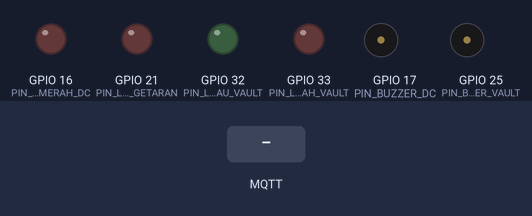
The sketch below on a simulated ESP32. Parts: output pins drawn as LEDs (lit = HIGH), buzzer (waves = sounding, pin HIGH). Dashed ring = blinking. The test bench sets the inputs (shaded band). WiFi joins after 1.5 s; servers stay silent unless stated; no MQTT or app messages arrive unless stated; what the sketch prints to the serial monitor is not drawn.

Above: at 3.2 s.
3.3 s: MQTT message "1" arrives on the first subscribed topic
At 3.55 s:
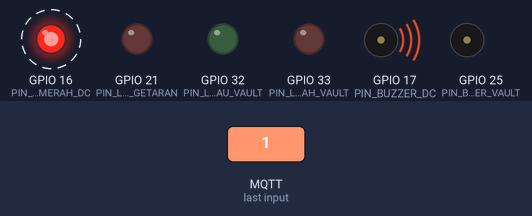
6.3 s: MQTT message "1" arrives on the third subscribed topic
At 8.39 s:
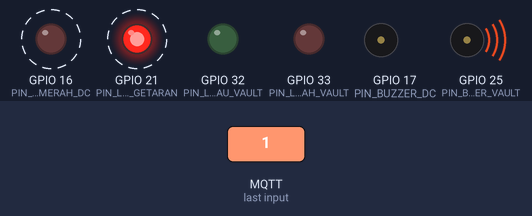
Timing chart, 0 to 12.8 s (numbered marks = the images above; inputs shaded):
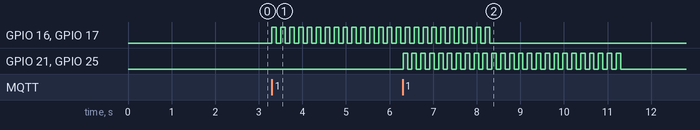

Measured:
- after the input at 3.3 s, GPIO 16 (PIN_LED_MERAH_DC), GPIO 17 (PIN_BUZZER_DC): alternates HIGH for 0.10 s and LOW for 0.10 s, starting at once
- after the input at 6.3 s, GPIO 21 (PIN_LED_MERAH_GETARAN), GPIO 25 (PIN_BUZZER_VAULT): alternates HIGH for 0.10 s and LOW for 0.10 s, 50 changes in all, then stays LOW, starting at once

The sketch:

MONITORING_MQTT.ino
```cpp
// ============================================================
// MCU3 - MONITORING (2 BUZZER + LED PERUBAHAN)
// Pin:
//   G4  = LED Merah Getaran Vault (ALERT GETARAN)
//   G16 = LED Merah DC Alert
//   G17 = Buzzer DC
//   G21 = LED Hijau Vault (Akses Sah)
//   G22 = LED Merah Vault (Pintu Tanpa Akses / Alert Lain)
//   G23 = Buzzer Vault
// ============================================================

#include <WiFi.h>
#include <PubSubClient.h>

// ========== PIN DEFINISI ==========
#define PIN_LED_MERAH_GETARAN  21
#define PIN_LED_MERAH_DC       16
#define PIN_BUZZER_DC          17
#define PIN_LED_HIJAU_VAULT    32
#define PIN_LED_MERAH_VAULT    33
#define PIN_BUZZER_VAULT       25

// ========== KONFIGURASI ==========
const char* ssid = " ";
const char* password = " ";
const char* mqtt_server = "10.33.109.55";
const int mqtt_port = 1883;

WiFiClient espClient;
PubSubClient client(espClient);

// ========== STATUS ==========
bool alertDC = false;
bool alertVibration = false;
bool pintuTerbukaTanpaAkses = false;
bool aksesSah = false;
unsigned long aksesSahStartTime = 0;
const unsigned long aksesDurasi = 5000;

unsigned long aksesDitolakStartTime = 0;
bool aksesDitolak = false;
const unsigned long aksesDitolakDurasi = 3000;

unsigned long alertDCStartTime = 0;
unsigned long alertVibrationStartTime = 0;
bool alertDCActive = false;
bool alertVibrationActive = false;
const unsigned long alertDuration = 5000;

unsigned long lastBlinkTimeDC = 0;
unsigned long lastBlinkTimeVault = 0;
bool blinkStateDC = false;
bool blinkStateVault = false;

void setup() {
  Serial.begin(115200);
  delay(500);

  pinMode(PIN_LED_MERAH_GETARAN, OUTPUT);
  pinMode(PIN_LED_MERAH_DC, OUTPUT);
  pinMode(PIN_BUZZER_DC, OUTPUT);
  pinMode(PIN_LED_HIJAU_VAULT, OUTPUT);
  pinMode(PIN_LED_MERAH_VAULT, OUTPUT);
  pinMode(PIN_BUZZER_VAULT, OUTPUT);

  // Matikan semua
  digitalWrite(PIN_LED_MERAH_GETARAN, LOW);
  digitalWrite(PIN_LED_MERAH_DC, LOW);
  digitalWrite(PIN_BUZZER_DC, LOW);
  digitalWrite(PIN_LED_HIJAU_VAULT, LOW);
  digitalWrite(PIN_LED_MERAH_VAULT, LOW);
  digitalWrite(PIN_BUZZER_VAULT, LOW);

  WiFi.begin(ssid, password);
  while (WiFi.status() != WL_CONNECTED) delay(500);
  Serial.println("✅ WiFi connected");

  client.setServer(mqtt_server, mqtt_port);
  client.setCallback(callback);
  connectMQTT();

  Serial.println("MCU3 - Monitoring Ready");
  Serial.println("G4 = LED Merah Getaran Vault");
  Serial.println("G16 = LED Merah DC Alert");
  Serial.println("G21 = LED Hijau Vault (Akses Sah)");
  Serial.println("G22 = LED Merah Vault (Pintu Tanpa Akses)");
}

void connectMQTT() {
  while (!client.connected()) {
    if (client.connect("MCU3_Monitor")) {
      client.subscribe("bank/dc/alert");
      client.subscribe("bank/vault/alert");
      client.subscribe("bank/vault/vibration");
      client.subscribe("bank/vault/access");
      client.subscribe("bank/vault/door");
      Serial.println("✅ MQTT connected & subscribed");
    } else delay(5000);
  }
}

void callback(char* topic, byte* payload, unsigned int length) {
  String message;
  for (int i = 0; i < length; i++) message += (char)payload[i];

  Serial.print("📩 Topic: ");
  Serial.print(topic);
  Serial.print(" | Msg: ");
  Serial.println(message);

  String topicStr = String(topic);

  // ========== DC ALERT ==========
  if (topicStr == "bank/dc/alert") {
    if (message == "1") {
      alertDC = true;
      alertDCActive = true;
      alertDCStartTime = millis();
      Serial.println("🔴 DC ALERT!");
    } else {
      alertDC = false;
    }
  }

  // ========== GETARAN (LED di G4) ==========
  if (topicStr == "bank/vault/vibration" && message == "1") {
    alertVibration = true;
    alertVibrationActive = true;
    alertVibrationStartTime = millis();
    Serial.println("🚨 GETARAN! (LED Merah G4 menyala)");
  }

  // ========== AKSES RFID ==========
  if (topicStr == "bank/vault/access") {
    if (message == "granted") {
      aksesSah = true;
      aksesSahStartTime = millis();
      aksesDitolak = false;
      Serial.println("✅ AKSES SAH");
      digitalWrite(PIN_LED_HIJAU_VAULT, HIGH);
      delay(200);
      digitalWrite(PIN_LED_HIJAU_VAULT, LOW);
      digitalWrite(PIN_BUZZER_VAULT, HIGH);
      delay(200);
      digitalWrite(PIN_BUZZER_VAULT, LOW);
    }
    else if (message == "denied") {
      aksesDitolak = true;
      aksesDitolakStartTime = millis();
      aksesSah = false;
      Serial.println("❌ AKSES DITOLAK");

      for (int i = 0; i < 2; i++) {
        digitalWrite(PIN_LED_MERAH_VAULT, HIGH);
        digitalWrite(PIN_BUZZER_VAULT, HIGH);
        delay(200);
        digitalWrite(PIN_LED_MERAH_VAULT, LOW);
        digitalWrite(PIN_BUZZER_VAULT, LOW);
        delay(200);
      }
    }
  }

  // ========== PINTU ==========
  if (topicStr == "bank/vault/door") {
    if (message == "open_tanpa_akses") {
      pintuTerbukaTanpaAkses = true;
      Serial.println("🚪 PINTU TERBUKA TANPA AKSES!");
    } else if (message == "open_sah") {
      Serial.println("🔓 PINTU TERBUKA (Akses sah)");
      digitalWrite(PIN_LED_HIJAU_VAULT, HIGH);
      digitalWrite(PIN_BUZZER_VAULT, HIGH);
      delay(300);
      digitalWrite(PIN_BUZZER_VAULT, LOW);
    } else if (message == "closed") {
      pintuTerbukaTanpaAkses = false;
      digitalWrite(PIN_LED_HIJAU_VAULT, LOW);
      digitalWrite(PIN_LED_MERAH_VAULT, LOW);
      digitalWrite(PIN_BUZZER_VAULT, LOW);
    }
  }
}

void loop() {
  if (!client.connected()) connectMQTT();
  client.loop();

  unsigned long now = millis();

  // ========== RESET AKSES DITOLAK ==========
  if (aksesDitolak && (now - aksesDitolakStartTime > aksesDitolakDurasi)) {
    aksesDitolak = false;
    digitalWrite(PIN_LED_MERAH_VAULT, LOW);
    Serial.println("✅ Status akses ditolak berakhir");
  }

  // ========== UPDATE AKSES SAH ==========
  if (aksesSah && (now - aksesSahStartTime > aksesDurasi)) {
    aksesSah = false;
    digitalWrite(PIN_LED_HIJAU_VAULT, LOW);
    Serial.println("⏰ Masa akses sah berakhir");
  }

  // ========== ALERT DC (LED Merah G16 + Buzzer G17) ==========
  if (alertDCActive) {
    if (now - alertDCStartTime < alertDuration) {
      if (now - lastBlinkTimeDC > 100) {
        blinkStateDC = !blinkStateDC;
        digitalWrite(PIN_LED_MERAH_DC, blinkStateDC);
        digitalWrite(PIN_BUZZER_DC, blinkStateDC);
        lastBlinkTimeDC = now;
      }
    } else {
      alertDCActive = false;
      digitalWrite(PIN_LED_MERAH_DC, LOW);
      digitalWrite(PIN_BUZZER_DC, LOW);
      Serial.println("✅ DC kembali normal");
    }
  }

  // ========== ALERT GETARAN (LED Merah G4 + Buzzer G23) ==========
  if (alertVibrationActive) {
    if (now - alertVibrationStartTime < alertDuration) {
      if (now - lastBlinkTimeVault > 100) {
        blinkStateVault = !blinkStateVault;
        digitalWrite(PIN_LED_MERAH_GETARAN, blinkStateVault);  // LED Getaran di G4
        digitalWrite(PIN_BUZZER_VAULT, blinkStateVault);
        lastBlinkTimeVault = now;
      }
    } else {
      alertVibrationActive = false;
      digitalWrite(PIN_LED_MERAH_GETARAN, LOW);
      digitalWrite(PIN_BUZZER_VAULT, LOW);
      Serial.println("✅ Getaran selesai");
    }
  }

  // ========== PINTU TERBUKA TANPA AKSES (LED Merah G22 + Buzzer G23) ==========
  if (pintuTerbukaTanpaAkses && !aksesSah) {
    if (now - lastBlinkTimeVault > 500) {
      blinkStateVault = !blinkStateVault;
      digitalWrite(PIN_LED_MERAH_VAULT, blinkStateVault);
      digitalWrite(PIN_BUZZER_VAULT, blinkStateVault);
      lastBlinkTimeVault = now;
    }
  }

  // ========== AKSES SAH + PINTU TERBUKA ==========
  if (aksesSah && pintuTerbukaTanpaAkses) {
    digitalWrite(PIN_LED_HIJAU_VAULT, HIGH);
  }

  // ========== PASTIKAN LED MATI JIKA TIDAK ADA STATUS ==========
  if (!aksesDitolak && !alertVibrationActive && !pintuTerbukaTanpaAkses && !aksesSah) {
    digitalWrite(PIN_LED_MERAH_GETARAN, LOW);
    digitalWrite(PIN_LED_MERAH_VAULT, LOW);
    digitalWrite(PIN_LED_HIJAU_VAULT, LOW);
    digitalWrite(PIN_BUZZER_VAULT, LOW);
  }

  delay(10);
}
```
